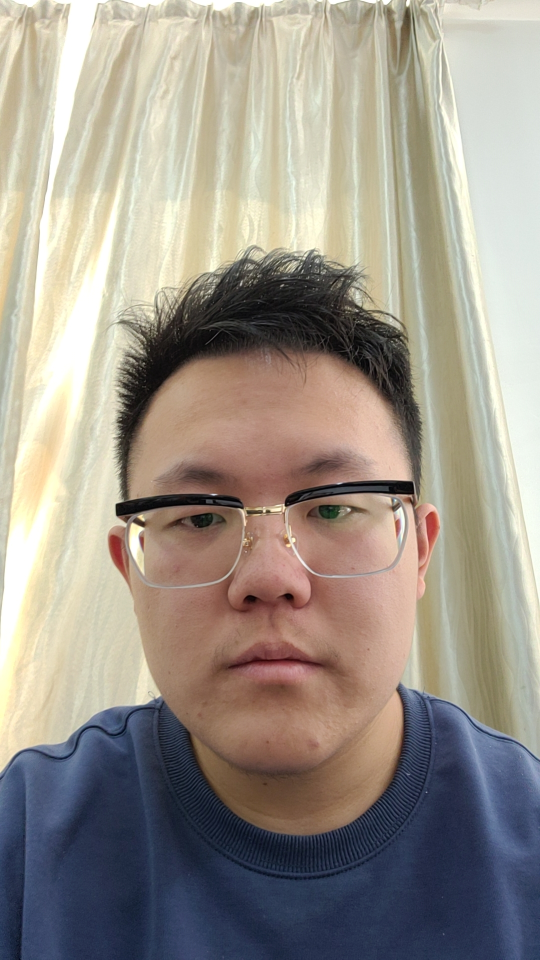
#> input picture img/people2.jpg, 1080 x 1920 px (shown at 1/2 size)
$ python '54.人脸检测.py'
#> lines starting #> are read from the running program, lines starting #| are printed output that depends on the picture; after the words box and inside, x2 and y2 are one past the last pixel; in counts of white or black regions, pixels touching at a corner belong together
import cv2
import numpy as np

people = cv2.imread("../img/people2.jpg")
#> people is the input picture: shape (1920, 1080, 3); mean B, G, R 138.2, 148.4, 156.2
people = cv2.resize(people, (500, 700))
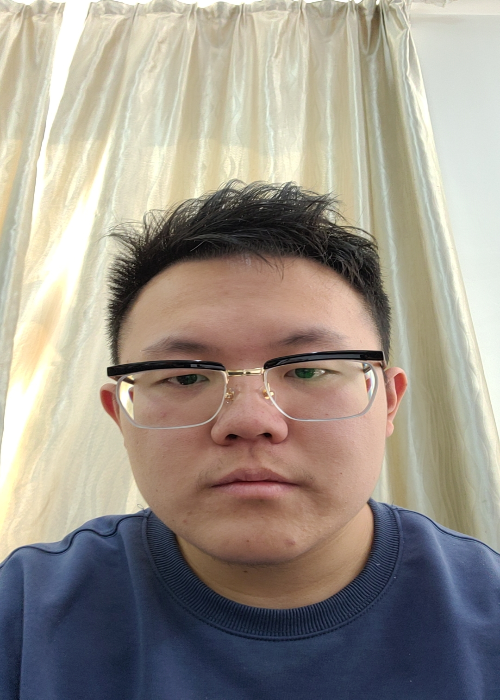
#> people: shape (700, 500, 3); mean B, G, R 138.1, 148.3, 156.1
people_gray = cv2.cvtColor(people, cv2.COLOR_BGR2GRAY)
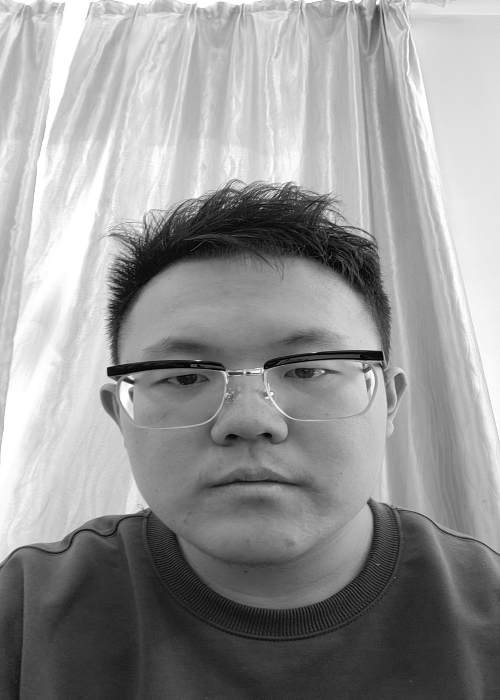
#> people_gray: shape (700, 500); min 0, max 255, mean 149.5

# 创建haar级联器
# m
face = cv2.CascadeClassifier("../venv/Lib/site-packages/cv2/data/haarcascade_frontalface_alt2.xml")

# 检测人脸
faces = face.detectMultiScale(people_gray)
#> faces = [[100, 249, 303, 303]]

for face in faces:
    # 每个face是[x,y,w,h]
    cv2.rectangle(people, face[:2], (face[0] + face[2], face[1] + face[3]), (0, 0, 255), 2)
#> this loop made 1 pass
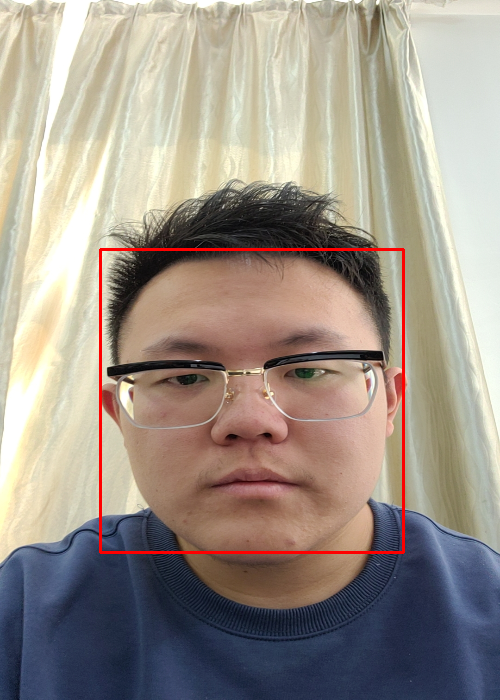
#> people: shape (700, 500, 3); 1.04% of pixels changed, all inside (x1, y1, x2, y2) = (99, 248, 405, 554)

cv2.imshow("people", people)
cv2.waitKey(0)
cv2.destroyAllWindows()

$ run again, with img/people1.jpg copied over img/people2.jpg
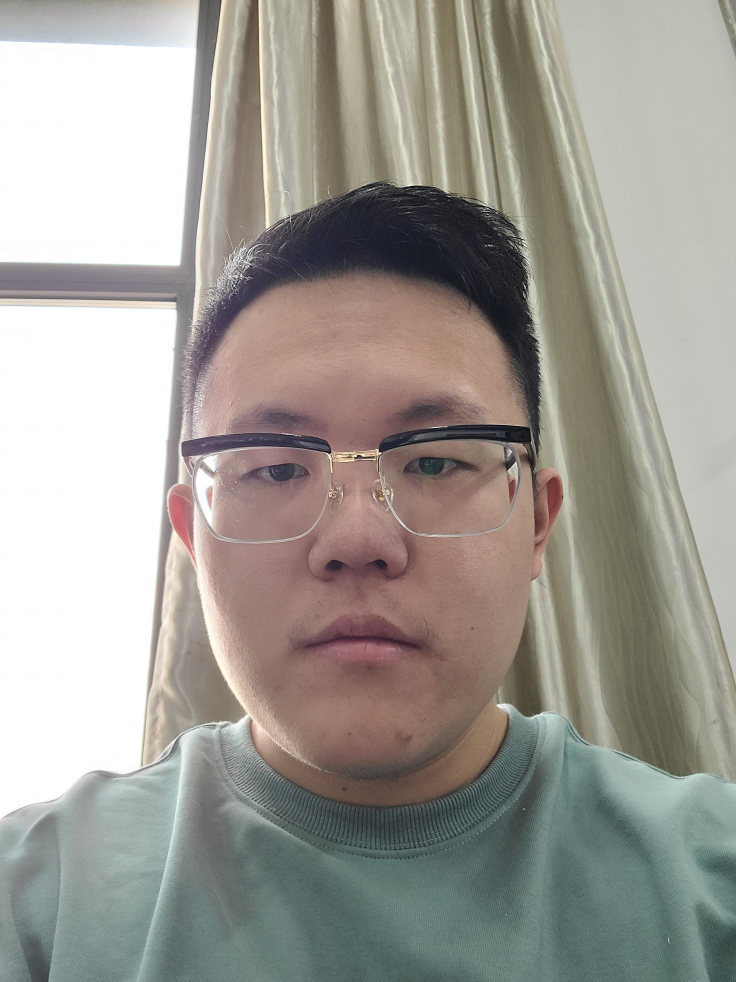
#> input picture img/people1.jpg, 2208 x 2944 px (shown at 1/3 size)
#> people is the input picture: shape (2944, 2208, 3); mean B, G, R 149.5, 156.4, 159.5
#> `people_gray = cv2.cvtColor(people, cv2.COLOR_BGR2GRAY)`:
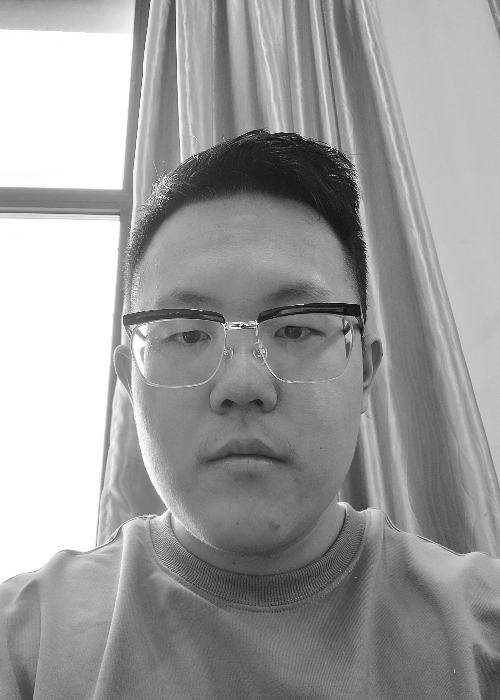
#> people_gray: shape (700, 500); min 0, max 255, mean 156.4
#> faces = [[94, 208, 301, 301]]
#> the loop `for face in faces:` made 1 pass
#> after the loop `for face in faces:`:
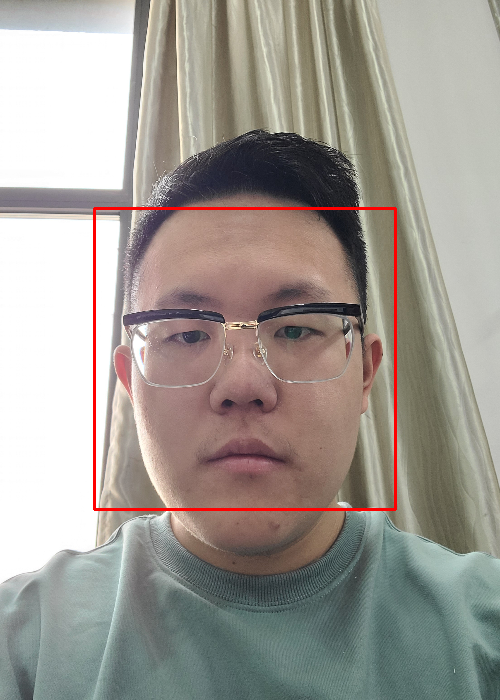
#> people: shape (700, 500, 3); mean B, G, R 147.9, 154.6, 160.3

$ run again, with img/book.jpg copied over img/people2.jpg
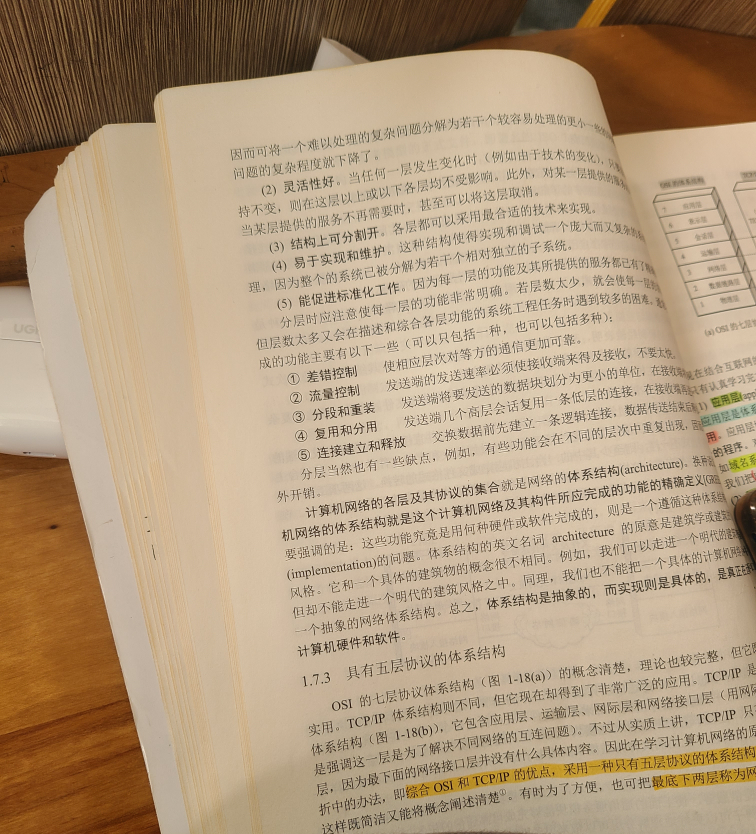
#> input picture img/book.jpg, 3024 x 3336 px (shown at 1/4 size)
#> people is the input picture: shape (3336, 3024, 3); mean B, G, R 125.5, 153.9, 177.6
#> `people_gray = cv2.cvtColor(people, cv2.COLOR_BGR2GRAY)`:
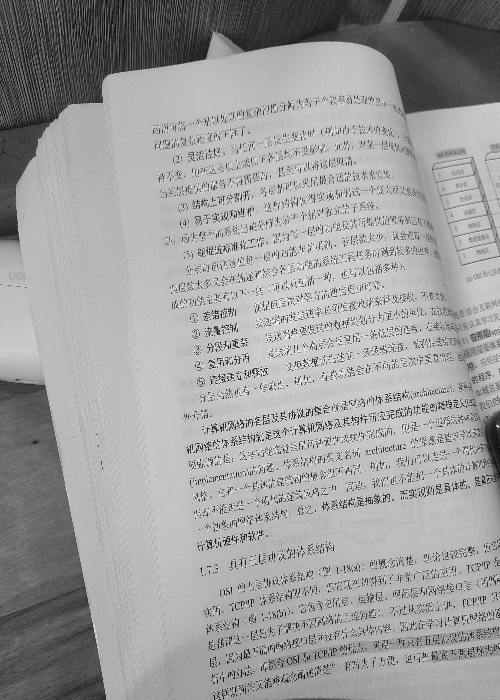
#> people_gray: shape (700, 500); min 4, max 248, mean 157.7
#> faces = [[305, 60, 104, 104]]
#> the loop `for face in faces:` made 1 pass
#> after the loop `for face in faces:`:
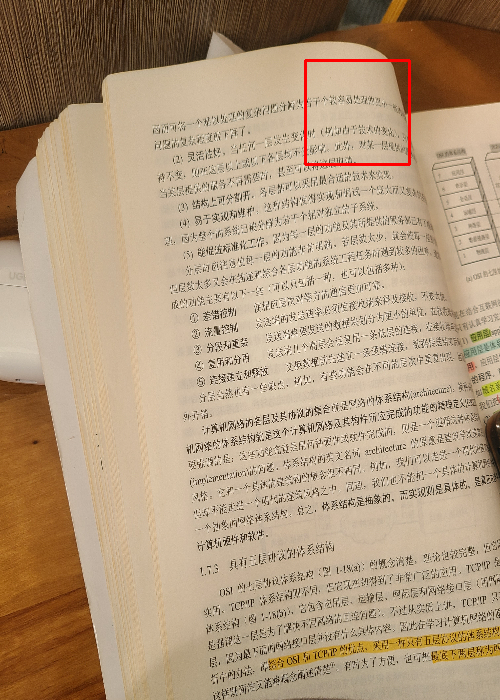
#> people: shape (700, 500, 3); mean B, G, R 125, 153.3, 177.8
